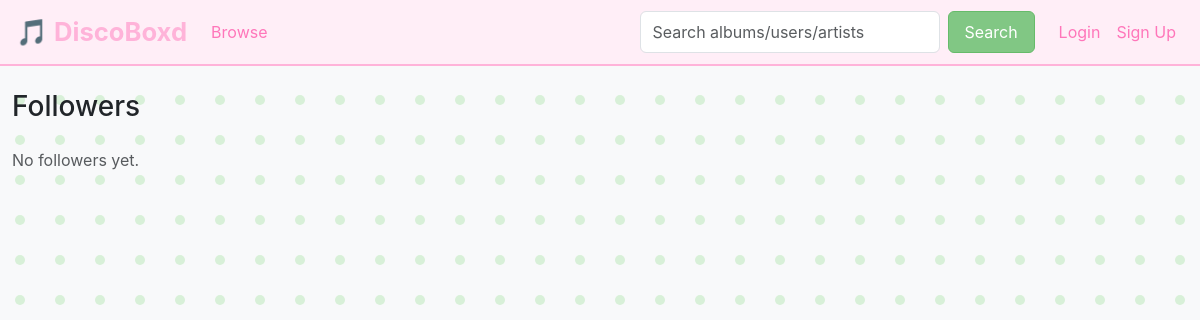
The page /followers/1 on the database as committed earlier.
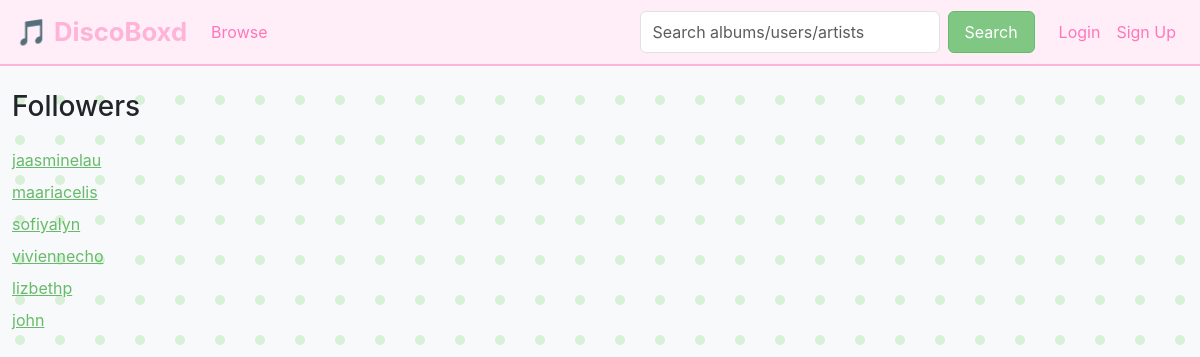
The same page on the database as committed later.
### tables this page shows
CREATE TABLE users (
    id INTEGER PRIMARY KEY AUTOINCREMENT,
    username TEXT UNIQUE NOT NULL,
    email TEXT UNIQUE NOT NULL,
    password_hash TEXT NOT NULL,
    user_bio TEXT,
    join_date DATETIME DEFAULT CURRENT_TIMESTAMP
, is_admin INTEGER DEFAULT 0);

### app.py (the view)
@app.route("/followers/<int:user_id>")
def followers(user_id):
    conn = connect_db()
    cur = conn.cursor()
    cur.execute("""
        SELECT u.id, u.username
        FROM user_follows f
        JOIN users u ON f.follower_id = u.id
        WHERE f.following_id = ?;
    """, (user_id,))
    followers = cur.fetchall()
    conn.close()
    return render_template("followers_list.html", users=followers)

### app.py (called while the page is built)
def connect_db():
    conn = sqlite3.connect(DB_PATH)
    conn.row_factory = sqlite3.Row
    return conn

### templates/followers_list.html
{% extends "layout.html" %}
{% block content %}
<h3 class="mb-4">Followers</h3>
{% for user in users %}
    <div class="mb-2">
        <a href="{{ url_for('user_profile', user_id=user['id']) }}">
            {{ user['username'] }}
        </a>
    </div>
{% else %}
    <p class="text-muted">No followers yet.</p>
{% endfor %}
{% endblock %}

Rows that differ between the two databases and show on the page:
added users: username "jaasminelau"
added users: username "maariacelis"
added users: username "sofiyalyn"
added users: username "viviennecho"
added users: username "lizbethp"
added users: username "john"
Other text that changed with them:
text no longer shown: "No followers yet."
